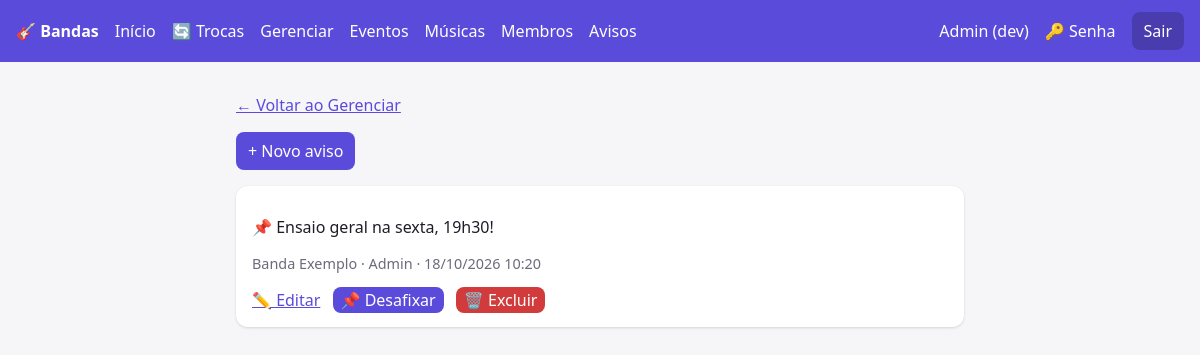
The app's page /avisos/ (signed in), older data.
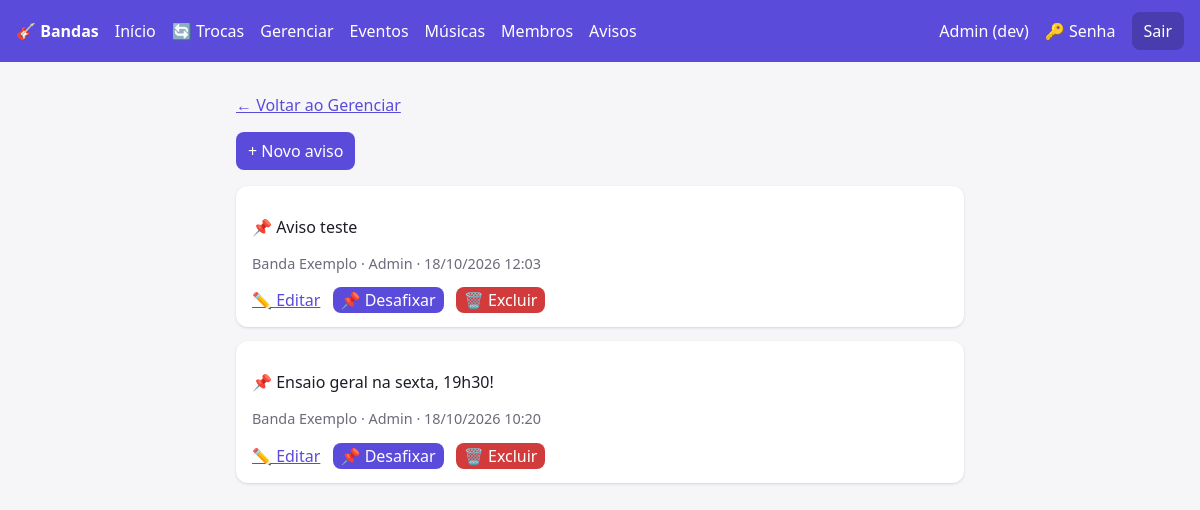
The same page, newer data.
### core/models.py (models this page shows)
class Aviso(models.Model):
    banda = models.ForeignKey(Banda, on_delete=models.CASCADE, related_name="avisos")
    autor = models.ForeignKey(settings.AUTH_USER_MODEL, on_delete=models.SET_NULL, null=True)
    texto = models.TextField()
    fixado = models.BooleanField(default=False)
    criado = models.DateTimeField(auto_now_add=True)
    class Meta:
        ordering = ["-fixado", "-criado"]

class Banda(models.Model):
    nome = models.CharField(max_length=100)
    descricao = models.TextField(blank=True)
    def __str__(self):
        return self.nome

### core/views.py (the view)
# urls.py: path("avisos/", v.avisos_lista, name="avisos"),
@login_required
def avisos_lista(request):
    if not _eh_lider(request.user):
        return redirect("home")
    avisos = (Aviso.objects.filter(banda__membros__user=request.user, banda__membros__papel="lider")
              .select_related("banda", "autor").distinct())
    return render(request, "avisos.html", dict(avisos=avisos))

### core/templatetags/menu.py (called while the page is built)
@register.simple_tag(takes_context=True)
def usuario_eh_lider(context):
    u = context["request"].user
    return u.is_authenticated and Membro.objects.filter(user=u, papel="lider").exists()

### core/views.py (called while the page is built)
def _eh_lider(user):
    return Membro.objects.filter(user=user, papel="lider").exists()

### core/templates/avisos.html (shortened to what this page needs)
{% extends "base.html" %}{% block content %}
<p><a href="{% url 'gerenciar' %}">← Voltar ao Gerenciar</a></p>
<p><a href="{% url 'aviso_novo' %}"><button>+ Novo aviso</button></a></p>
{% for a in avisos %}<div class="card">
<p>{% if a.fixado %}📌 {% endif %}{{ a.texto|linebreaksbr }}</p>
<p class="mut">{{ a.banda }} · {{ a.autor.first_name|default:a.autor.username }} · {{ a.criado|date:"d/m/Y H:i" }}</p>
<a href="{% url 'aviso_editar' a.pk %}">✏️ Editar</a>
<form class="inl" method="post" action="{% url 'aviso_fixar' a.pk %}">{% csrf_token %}<button>{% if a.fixado %}📌 Desafixar{% else %}📌 Fixar{% endif %}</button></form>
<form class="inl" method="post" action="{% url 'aviso_excluir' a.pk %}" onsubmit="return confirm('Excluir este aviso?')">{% csrf_token %}<button class="no">🗑️ Excluir</button></form></div>
{% empty %}<p class="mut">Nenhum aviso ainda.</p>{% endfor %}
{% endblock %}

Row changes from the older to the newer data that the page shows:
added Aviso: texto "Aviso teste", banda "Banda Exemplo", autor.first_name "Admin", criado "18/10/2026 12:03", fixado "📌 Desafixar"
